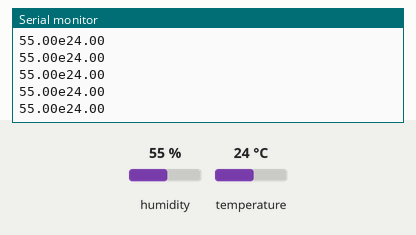
The sketch below on a simulated Arduino Uno, built with avr-gcc and run on an emulated ATmega328P. Shown: the last lines printed to the serial monitor. The test bench sets the inputs (shaded band); at power-on: humidity 55 %, temperature 24 °C.

Above: at 2.8 s.
2.9 s: humidity set to 22 %
At 4.21 s:
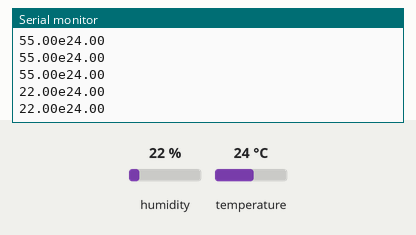
5.6 s: temperature set to 12 °C
At 6.14 s:
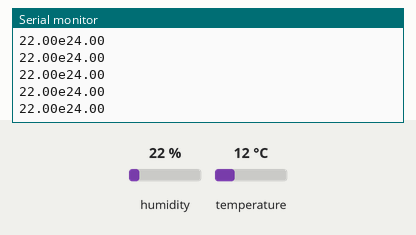
8.3 s: humidity set to 40 %
At 8.39 s:
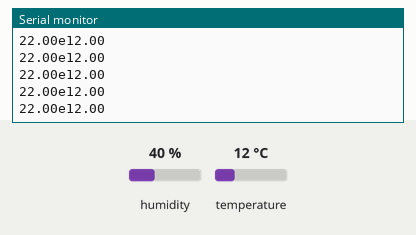
Timing chart, 0 to 11.3 s (numbered marks = the images above; inputs shaded):
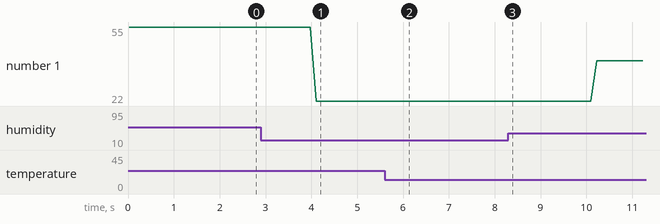

The sketch:

DHT_iot.ino
```cpp
#include "DHT.h"
#define DHTPIN 8     // Digital pin connected to the DHT sensor
#define DHTTYPE DHT11   // DHT 11

// Initialize DHT sensor.
DHT dht(DHTPIN, DHTTYPE);

void setup() {
  Serial.begin(9600);
  dht.begin();
}

void loop() {
  // Wait a few seconds between measurements.

  float h = dht.readHumidity();
  float t = dht.readTemperature();   // Read temperature as Celsius (the default)

  // Check if any reads failed and exit early (to try again).
  if (isnan(h) || isnan(t)) {
    Serial.println(F("Failed to read from DHT sensor!"));
    return;
  }
  Serial.print(h);
  Serial.print("e");
  Serial.print(t);
  Serial.println("");
  delay(100);
}
```

Measured:
- after the input at 2.9 s, the serial monitor: prints a new line after 1.2 s (image 1)
- plotted number 1: 55 → 22 after the input at 2.9 s, 22 → 40 after the input at 8.3 s
